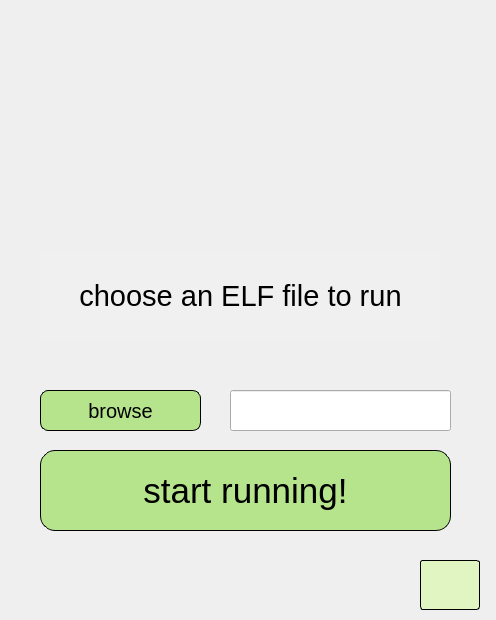
<?xml version="1.0" encoding="UTF-8"?>
<ui version="4.0">
 <class>MainWindow</class>
 <widget class="QMainWindow" name="MainWindow">
  <property name="geometry">
   <rect>
    <x>0</x>
    <y>0</y>
    <width>496</width>
    <height>620</height>
   </rect>
  </property>
  <property name="font">
   <font>
    <pointsize>14</pointsize>
   </font>
  </property>
  <property name="windowTitle">
   <string>ASMtracer</string>
  </property>
  <property name="windowIcon">
   <iconset resource="resources/resources.qrc">
    <normaloff>:/mainWindow/logo_no_bg.png</normaloff>:/mainWindow/logo_no_bg.png</iconset>
  </property>
  <property name="styleSheet">
   <string notr="true"/>
  </property>
  <widget class="QWidget" name="centralwidget">
   <widget class="QLabel" name="instrction_lbl">
    <property name="geometry">
     <rect>
      <x>40</x>
      <y>250</y>
      <width>401</width>
      <height>91</height>
     </rect>
    </property>
    <property name="font">
     <font>
      <pointsize>22</pointsize>
     </font>
    </property>
    <property name="mouseTracking">
     <bool>false</bool>
    </property>
    <property name="toolTip">
     <string/>
    </property>
    <property name="styleSheet">
     <string notr="true">background-color: rgba(255,255,255,10)</string>
    </property>
    <property name="text">
     <string>choose an ELF file to run</string>
    </property>
    <property name="scaledContents">
     <bool>false</bool>
    </property>
    <property name="alignment">
     <set>Qt::AlignCenter</set>
    </property>
    <property name="wordWrap">
     <bool>true</bool>
    </property>
   </widget>
   <widget class="QLabel" name="logo_lbl">
    <property name="geometry">
     <rect>
      <x>50</x>
      <y>20</y>
      <width>381</width>
      <height>241</height>
     </rect>
    </property>
    <property name="styleSheet">
     <string notr="true"/>
    </property>
    <property name="text">
     <string/>
    </property>
    <property name="pixmap">
     <pixmap resource="resources/resources.qrc">:/mainWindow/logo_no_bg.png</pixmap>
    </property>
    <property name="scaledContents">
     <bool>true</bool>
    </property>
   </widget>
   <widget class="QLabel" name="bg_lbl">
    <property name="geometry">
     <rect>
      <x>0</x>
      <y>0</y>
      <width>496</width>
      <height>620</height>
     </rect>
    </property>
    <property name="text">
     <string/>
    </property>
    <property name="pixmap">
     <pixmap resource="resources/resources.qrc">:/mainWindow/MainWindowBG.png</pixmap>
    </property>
    <property name="scaledContents">
     <bool>false</bool>
    </property>
   </widget>
   <widget class="QPushButton" name="choose_file_btn">
    <property name="geometry">
     <rect>
      <x>40</x>
      <y>390</y>
      <width>161</width>
      <height>41</height>
     </rect>
    </property>
    <property name="focusPolicy">
     <enum>Qt::NoFocus</enum>
    </property>
    <property name="styleSheet">
     <string notr="true">QPushButton {
	 background-color: #B5E48C;
    border-style: outset;
    border-radius: 8px;
    font:  20px;
    padding: 6px;
	border-width: 1px;
	border-color: #000;
    }

QPushButton:hover {
	font:  bold;
    border-width: 2px;
    }

QPushButton:pressed {
    background-color: rgb(29, 149, 45)
    }</string>
    </property>
    <property name="text">
     <string>browse</string>
    </property>
   </widget>
   <widget class="QPushButton" name="run_btn">
    <property name="geometry">
     <rect>
      <x>40</x>
      <y>450</y>
      <width>411</width>
      <height>81</height>
     </rect>
    </property>
    <property name="font">
     <font>
      <pointsize>-1</pointsize>
      <weight>50</weight>
      <italic>false</italic>
      <bold>false</bold>
     </font>
    </property>
    <property name="focusPolicy">
     <enum>Qt::NoFocus</enum>
    </property>
    <property name="styleSheet">
     <string notr="true">QPushButton {
	 background-color: #B5E48C;
    border-style: outset;
    border-radius: 15px;
    font:  35px;
    padding: 6px;
	border-width: 1px;
	border-color: #000;
    }

QPushButton:hover {
	font:  bold;
    border-width: 2px;
    }

QPushButton:pressed {
	border-style: inset;
    background-color: rgb(29, 149, 45)
    }</string>
    </property>
    <property name="text">
     <string>start running!</string>
    </property>
   </widget>
   <widget class="QLineEdit" name="lineEdit">
    <property name="geometry">
     <rect>
      <x>230</x>
      <y>390</y>
      <width>221</width>
      <height>41</height>
     </rect>
    </property>
   </widget>
   <widget class="QLabel" name="warning_lbl">
    <property name="geometry">
     <rect>
      <x>70</x>
      <y>330</y>
      <width>331</width>
      <height>41</height>
     </rect>
    </property>
    <property name="font">
     <font>
      <pointsize>14</pointsize>
     </font>
    </property>
    <property name="styleSheet">
     <string notr="true">color: rgb(239, 41, 41);</string>
    </property>
    <property name="text">
     <string/>
    </property>
    <property name="alignment">
     <set>Qt::AlignCenter</set>
    </property>
   </widget>
   <widget class="QPushButton" name="exit_btn">
    <property name="geometry">
     <rect>
      <x>420</x>
      <y>560</y>
      <width>60</width>
      <height>50</height>
     </rect>
    </property>
    <property name="toolTip">
     <string>exit
</string>
    </property>
    <property name="styleSheet">
     <string notr="true">QPushButton {
image: url(:/traceWindow/exit.png) 0 0 0 0 stretch stretch;
background-color:rgb(225, 245, 195);

border-radius:3px;
border: 1px solid black;
    }

QPushButton:hover {
	background-color:rgb(180, 215, 225);
    }
</string>
    </property>
    <property name="text">
     <string/>
    </property>
   </widget>
   <zorder>bg_lbl</zorder>
   <zorder>instrction_lbl</zorder>
   <zorder>logo_lbl</zorder>
   <zorder>choose_file_btn</zorder>
   <zorder>run_btn</zorder>
   <zorder>lineEdit</zorder>
   <zorder>warning_lbl</zorder>
   <zorder>exit_btn</zorder>
  </widget>
 </widget>
 <resources>
  <include location="resources/resources.qrc"/>
 </resources>
 <connections/>
</ui>
